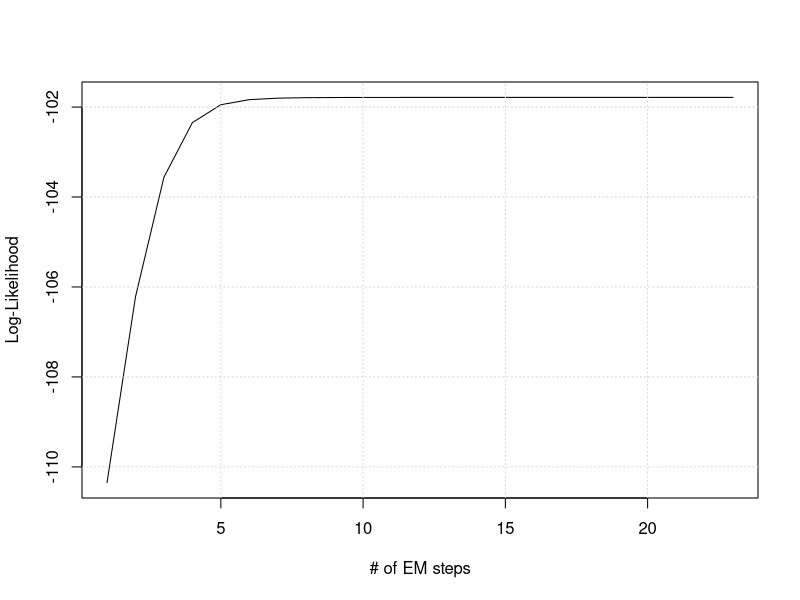
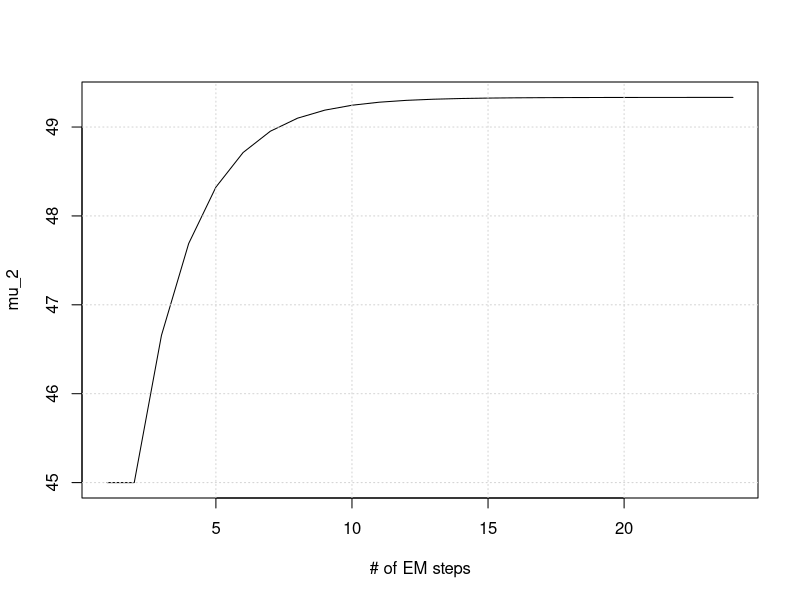
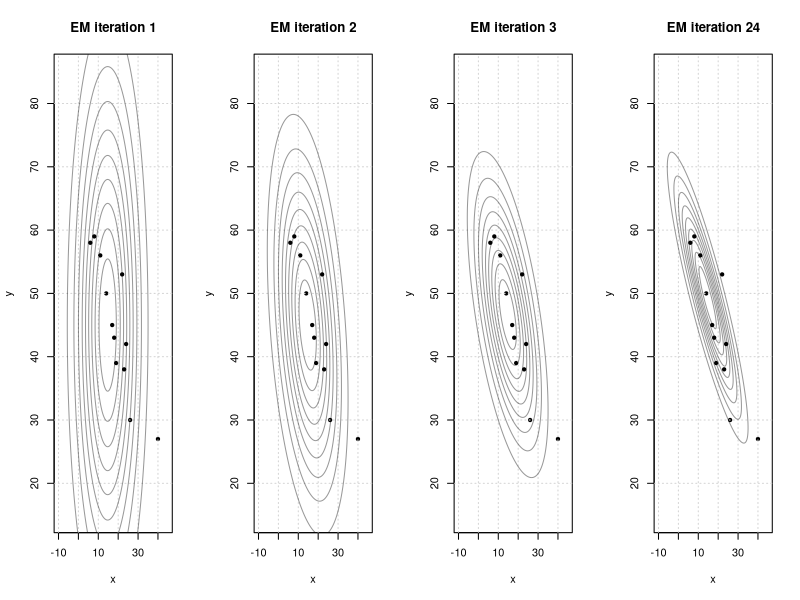

The R script that drew these images, in order: (Note: this script raises an error after producing the figures.)
#library(VIM)
#data(sleep, package = "VIM")
#data(tao, package = "VIM")
#data(chorizonDL, package = "VIM")
#data(testdata, package = "VIM")

library(mixtools)

####################
### EM Algorithm ###
####################

initialize <- function(data, type = "canonical") {
  x <- data[,1]
  y <- na.omit(data[,2])
  n <- length(x)
  
  # Initalize
  mu <- c(mean(x), mean(y))
  s_xx <- (1/n)*(sum(x^2) - sum(x)^2/n)
  s_yy <- (1/n)*(sum(y^2) - sum(y)^2/n)
  cov <- matrix(c(s_xx, 0, 0, s_yy), nrow = 2, ncol = 2)
  
  return(list(mu = mu, cov = cov))
}

emstep <- function(data, indicator, params) {
  mu <- params$mu
  cov <- params$cov
  x <- data[,1]
  y <- data[,2]
  n <- length(x)
  
  ## E step, update data
  
  # Regression estimation
  beta_1 <- cov[1,2]/cov[1,1]
  beta_0 <- mu[2] - beta_1*mu[1]
  sig_y_x <- cov[2,2] - beta_1^2*cov[1,1]
  
  # Imputation
  y[indicator] <- beta_0 + beta_1*x[indicator]
  
  # Estimate sufficient statistics
  sum_y <- sum(y)
  sum_xy <- sum(x*y)
  sum_yy <- sum(c(y[indicator]^2 + sig_y_x, y[!indicator]^2))
  
  ## M step, update parameters
  
  mu[2] <- mean(y)
  
  cov[1,2] <- cov[2,1] <-  (1/n)*(sum_xy - (sum_y*sum(x))/n)
  cov[2,2] <- (1/n)*(sum_yy - sum_y^2/n)
  
  # Return data and params
  return(params = list(mu = mu, cov = cov))
}

objective <- function(data, indicator, params) {
  # Calculate 2D log likelihood where x and y is observed
  const <- -log(2*pi)
  det <- -(1/2)*log(det(params$cov))
  maha <- -(1/2)*mahalanobis(data[!indicator,], params$mu, params$cov)
  log1 <- sum(const + det + maha)

  # Calculate 1D log likelihood where just x is observed
  const <- -(1/2)*log(2*pi)
  det <- -(1/2)*log(params$cov[1,1])
  maha <- -(1/2)*(data[indicator,][,1]-params$mu[1])^2/params$cov[1,1]
  log2 <- sum(const + det + maha)

  return(log1+log2)
}

em_algorithm <- function(data, tolerance) {
  
  params <- initialize(data)
  indicator <- is.na(y)
  vecLoglike <- NULL
  vecParams <- list(params)
  
  repeat {
    # EM step
    params <- emstep(data, indicator, params)
    vecParams <- append(vecParams, list(params))
    
    # Calculate objective (likelihood)
    vecLoglike <- append(vecLoglike, objective(data, indicator, params))
    
    # Check if convergence criterion is hit
    last <- length(vecLoglike)
    if(last >= 2 && abs(vecLoglike[last] - vecLoglike[last-1]) < tolerance) {
      break
    }
  }
  
  return(list(loglike = vecLoglike, params = vecParams))
}

# Data

# Enders example
#x <- c(78,84,84,85,87,91,92,94,94,96,99,105,105,106,108,112,113,115,118,134)
#y <- c(NA,NA,NA,NA,NA,NA,NA,NA,NA,NA,7,10,11,15,10,10,12,14,16,12)

# Paper example 3
x <- c(8,6,11,22,14,17,18,24,19,23,26,40,4,4,5,6,8,10)
y <- c(59,58,56,53,50,45,43,42,39,38,30,27,NA,NA,NA,NA,NA,NA)

data <- matrix(c(x,y), ncol = 2)

# Run algorithm
result <- em_algorithm(data, tolerance = 10^-8)

# Plot convergence of log likelihood
plot(result$loglike, type = "l", xlab = "# of EM steps", ylab = "Log-Likelihood")
grid()

# Plot behavior of mu2
mu2 <- sapply(result$params, function(param){param$mu[2]})
plot(mu2, type = "l", xlab = "# of EM steps", ylab = "mu_2")
grid()

# contour plot
par(mfrow=c(1,4))
for(i in c(1,2,3,length(result$params))) {
  plot(data, pch = 20, xlim = c(-10,45), ylim = c(15,85),
       xlab = "x", ylab = "y", main = paste("EM iteration", i))
  grid()
  for(j in 1:9) ellipse(mu=result$params[[i]]$mu, sigma=result$params[[i]]$cov,
                        alpha = (j*0.1), npoints = 250, col=rgb(0,0,0,alpha=0.4))
}
par(mfrow=c(1,1))

#####################
### SEM Algorithm ###
#####################

calculateRatio <- function(data, params, i, j, tolerance) {
  indicator <- is.na(data[,2])
  vecR <- NULL
  
  # Get last parameter element (MLE)
  mle <- unlist(tail(params, 1)[[1]])
  
  t <- 1
  repeat {
    # Get current state of theta from em computation
    theta_t <- unlist(params[[t]])
    
    # Define theta_i as the final mle and replace i-th value with current state
    theta_t_i <- mle
    theta_t_i[[i]] <- theta_t[[i]]
    
    # Do EM step using theta_i, first convet parameters in list and then do step
    names(theta_t_i) <- NULL
    paramList <- list(mu = theta_t_i[1:2], cov = matrix(theta_t_i[3:6], nrow = 2, ncol = 2))
    theta_t_1_i <- unlist(emstep(data, indicator, paramList))
    
    # Calculate ratio
    #print(paste(theta_t_1_i[[j]],mle[[j]],theta_t[[i]],mle[[i]]))
    vecR <- append(vecR, (theta_t_1_i[[j]] - mle[[j]])/(theta_t[[i]] - mle[[i]]))
    
    # Check if convergence criterion is hit
    last <- length(vecR)
    if(last > 2 && abs(vecR[last] - vecR[last-1]) < tolerance) {
      break
    }
    t <- t+1
    if(t > length(result$params)) {
      break
    }
  }
  
  # Just return last rate
  return(vecR[length(vecR)])
}

calculateDM <- function(data, params, estimates, tolerance) {
  # Number of parameters to calculate variance for
  d <- length(estimates)
  
  # Define empty DM matrix
  DM <- matrix(nrow = d, ncol = d)
  
  # Calculate any r_ij and store in DM
  for(i in 1:d) {
    for(j in 1:d) {
      print(paste(i,j))
      DM[i,j] <- calculateRatio(data, params, estimates[i], estimates[j], tolerance)
    }
  }
  
  # Return whole DM
  return(DM)
}

sem_algorithm <- function(data, params, estimates, tolerance) {
  # Get DM matrix
  DM <- calculateDM(data, params, estimates, tolerance)
  
  # Calculate I_oc
  # ...
}

# 1: mu1, 2: mu2, 3: s_xx, 4/5: s_xy, 6: s_yy
DM <- calculateDM(data, params_trans, c(2,6), 10^-4)
#r_mu2 <- sem_algorithm(data, result$params, c(2,4,6), 10^-4)
